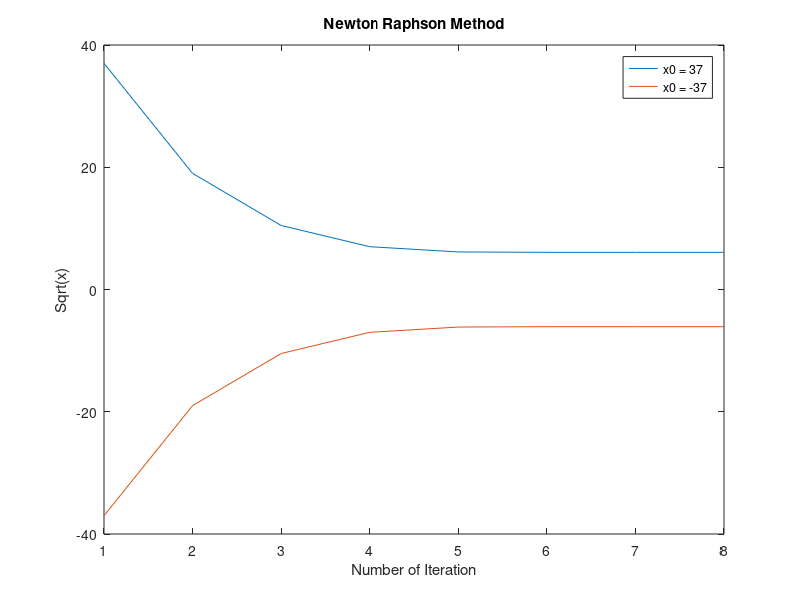

The MATLAB script that drew this image:
% Mary Oh
% HW 3
% BME 301

clc;
clear all;
close all;

% f(x) = x^2 - a
% x0 = a
% sqrt(37)

%% 1a: roots of f starting at x0 = 37 and plot sqrt(37)

% f'(x) = 2x
% p1 = p0 - (f(p0)/f'(p0))

x(1) = 37;
thresh = 1e-5;

for i = 1:100
    x(i+1) = x(i) - ((x(i)^2 - 37)/(2*x(i)));
    if abs(x(i)^2 - 37) < thresh
        break;
    end;
end;

figure(1)
plot(x)
xlabel('Number of Iteration')
ylabel('Sqrt(x)')
title('Newton Raphson Method')
hold on

%% 1b: x0 = -37

x2(1) = -37;

for i = 1:100
    x2(i+1) = x2(i) - ((x2(i)^2 - 37)/(2*x2(i)));
    if abs(x2(i)^2 - 37) < thresh
        break;
    end;
end;

figure(1)
plot(x2)
legend('x0 = 37', 'x0 = -37')

%% 1c: x0 = 0

% Because NR iteration function is p1 = p0 - (f(p0)/f'(p0)), and derivative
% is zero at point x = 0 which would leave iteration function undefined.

%% 2a

% Since according to the limitation, derivative is uncomputable, secant
% method is a good option since it does not involve calculating f'.

%% 2b: Pseudo code using secant method

% pk+1 = g(pk, pk-1) = pk - ((f(pk)(pk-pk-1))/(f(pk)-f(pk-1))

% x(1) = ;
% x(2) = ;
% fx = [];
% maxit = ;

% for n = 1:1:maxit
    % x(n+2) = x(n+1) - ((fx(n+1) * (x(n+1)-x(n)))/(fx(n+1) - fx(n)))
    % if fx(n+1) < thresh
        % break;
    % end;
% end;
